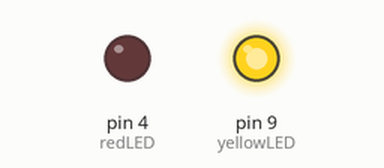
The sketch below on a simulated Arduino Uno, built with avr-gcc and run on an emulated ATmega328P. Shown: output pins drawn as LEDs (lit = HIGH).

Above: at 0.15 s.
At 20.8 s:
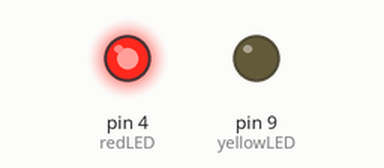
At 39.4 s:
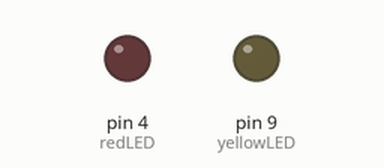
Timing chart, 0 to 58.1 s (numbered marks = the images above):
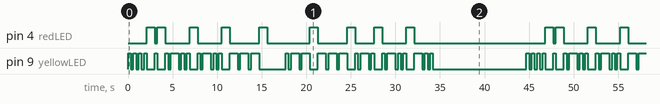

The sketch:

morse_code_helloWorld.lnk.ino
```cpp
const int yellowLED = 9;
const int redLED = 4;
int dit = 300, dash = 900, pause = 300, letterEnd = 900, wait = 2100;

void letterL(int yellowLED, int dit, int redLED, int pause, int dash, int letterEnd) {
  digitalWrite(yellowLED, HIGH); // dot
  delay(dit);
  digitalWrite(yellowLED, LOW);
  delay(pause);
  digitalWrite(yellowLED, HIGH); // dash
  delay(dash);
  digitalWrite(yellowLED, LOW);
  delay(pause);
  digitalWrite(yellowLED, HIGH); // dot
  delay(dit);
  digitalWrite(yellowLED, LOW);
  delay(pause);
  digitalWrite(yellowLED, HIGH); // dot
  delay(dit);
  digitalWrite(yellowLED, LOW);
}

void letterO(int yellowLED, int dit, int redLED, int pause, int dash, int letterEnd) {
  for (int i = 0; i < 2; i++) { // 2 dashes
    digitalWrite(yellowLED, HIGH);
    delay(dash);
    digitalWrite(yellowLED, LOW);
    delay(pause);
  }
  digitalWrite(yellowLED, HIGH); // 3rd dash
  delay(dash);
  digitalWrite(yellowLED, LOW);
}


void setup() {
  pinMode(yellowLED, OUTPUT);
  pinMode(redLED, OUTPUT);
}

void loop() {
  // H
  for (int i = 0; i < 3; i++) { // 3 dots
    digitalWrite(yellowLED, HIGH);
    delay(dit);
    digitalWrite(yellowLED, LOW);
    delay(pause);
  }
  digitalWrite(yellowLED, HIGH); // 4th dot
  delay(dit);
  digitalWrite(yellowLED, LOW);

  digitalWrite(redLED, HIGH);
  delay(letterEnd);
  digitalWrite(redLED, LOW);

  // E
  digitalWrite(yellowLED, HIGH); // dot
  delay(dit);
  digitalWrite(yellowLED, LOW);

  digitalWrite(redLED, HIGH);
  delay(letterEnd);
  digitalWrite(redLED, LOW);

  // L
  letterL(yellowLED, dit, redLED, pause, dash, letterEnd);

  digitalWrite(redLED, HIGH);
  delay(letterEnd);
  digitalWrite(redLED, LOW);

  // L
  letterL(yellowLED, dit, redLED, pause, dash, letterEnd);

  digitalWrite(redLED, HIGH);
  delay(letterEnd);
  digitalWrite(redLED, LOW);

  // O
  letterO(yellowLED, dit, redLED, pause, dash, letterEnd);

  digitalWrite(redLED, HIGH);
  delay(letterEnd);
  digitalWrite(redLED, LOW);

  // HELLO ends, wait between 2 words
  delay(wait);

  // W
  digitalWrite(yellowLED, HIGH); //dot
  delay(dit);
  digitalWrite(yellowLED, LOW);
  delay(pause);
  digitalWrite(yellowLED, HIGH); //dash
  delay(dash);
  digitalWrite(yellowLED, LOW);
  delay(pause);
  digitalWrite(yellowLED, HIGH); // dash
  delay(dash);
  digitalWrite(yellowLED, LOW);

  digitalWrite(redLED, HIGH);
  delay(letterEnd);
  digitalWrite(redLED, LOW);

  // O
  letterO(yellowLED, dit, redLED, pause, dash, letterEnd);

  digitalWrite(redLED, HIGH);
  delay(letterEnd);
  digitalWrite(redLED, LOW);

  // R
  digitalWrite(yellowLED, HIGH); // dot
  delay(dit);
  digitalWrite(yellowLED, LOW);
  delay(pause);
  digitalWrite(yellowLED, HIGH); // dash
  delay(dash);
  digitalWrite(yellowLED, LOW);
  delay(pause);
  digitalWrite(yellowLED, HIGH); // dot
  delay(dit);
  digitalWrite(yellowLED, LOW);

  digitalWrite(redLED, HIGH);
  delay(letterEnd);
  digitalWrite(redLED, LOW);

  // L
  letterL(yellowLED, dit, redLED, pause, dash, letterEnd);

  digitalWrite(redLED, HIGH);
  delay(letterEnd);
  digitalWrite(redLED, LOW);

  // D
  digitalWrite(yellowLED, HIGH); // dash
  delay(dash);
  digitalWrite(yellowLED, LOW);
  delay(pause);
  digitalWrite(yellowLED, HIGH); // dot
  delay(dit);
  digitalWrite(yellowLED, LOW);
  delay(pause);
  digitalWrite(yellowLED, HIGH); // dot
  delay(dit);
  digitalWrite(yellowLED, LOW);

  for (int i = 0; i < 5; i++) {
    delay(wait);
  }
}
```

Measured:
- by itself, pin 9 (yellowLED): moves between LOW and HIGH, repeating every 44.7 s
- by itself, pin 4 (redLED): repeats every 44.7 s: LOW 0.30 s, 2 × (HIGH 0.90 s, LOW 2.7 s), HIGH 0.90 s, LOW 3.3 s, HIGH 0.90 s, LOW 4.8 s, HIGH 0.90 s, LOW 3.3 s, HIGH 0.90 s, LOW 2.1 s, HIGH 0.90 s, LOW 2.7 s, HIGH 0.90 s, LOW 14.7 s, HIGH 0.90 s
- by itself, everything shown: repeats every 44.7 s, in 65 steps
